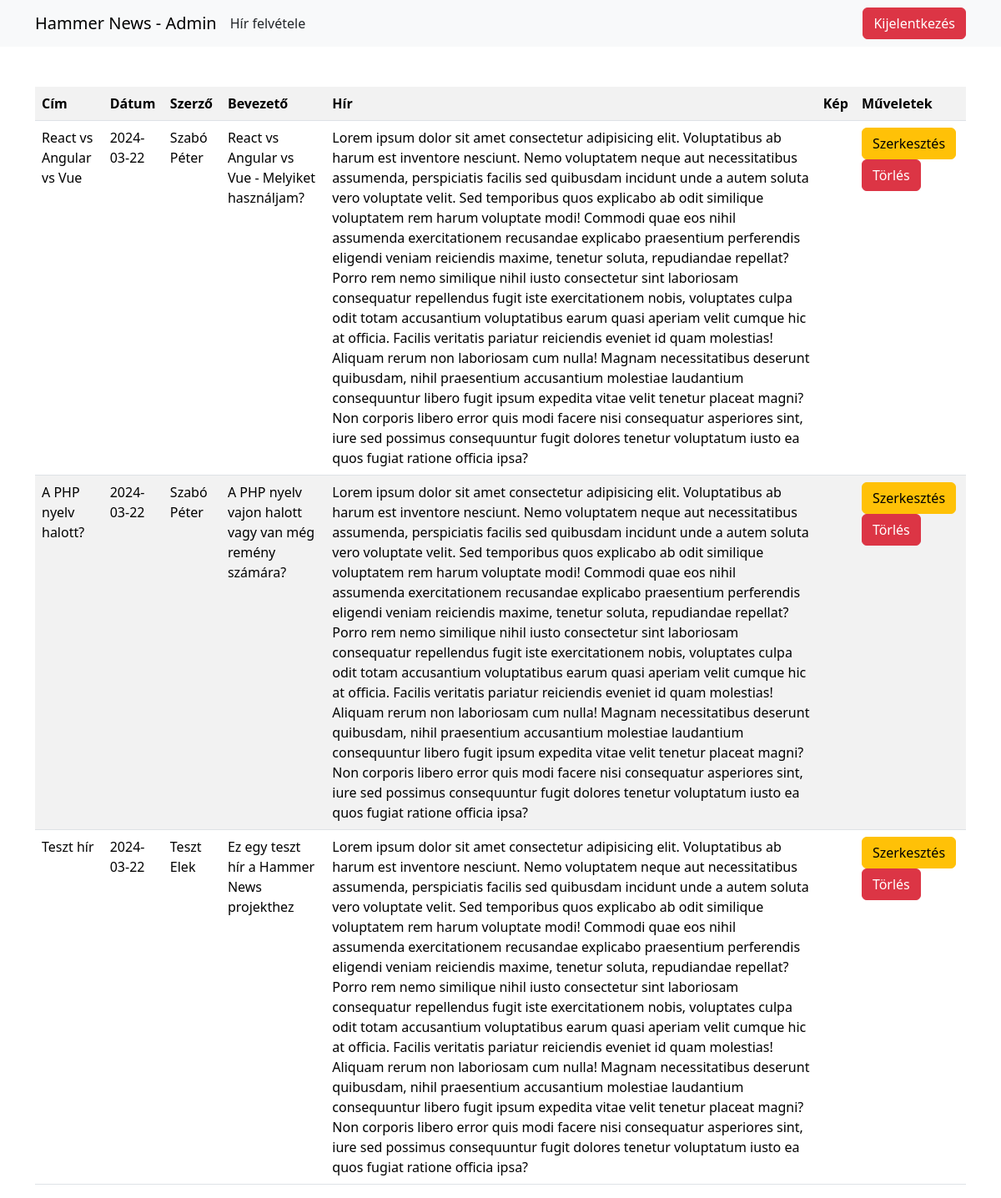
The page /admin/admin_index.php on the database its author committed.
### tables this page shows
CREATE TABLE `news` (
  `id` int(11) NOT NULL,
  `title` varchar(100) NOT NULL,
  `author` varchar(100) NOT NULL,
  `date` date NOT NULL DEFAULT current_timestamp(),
  `intro` varchar(100) NOT NULL,
  `body` longtext NOT NULL,
  `image` varchar(100) NOT NULL
);

### class/Sql.php (called while the page is built, shortened)
<?php
class Sql extends Database
{
    public function getNews()
    {
        $con = parent::connect();
        $res = $con->prepare("SELECT * FROM news ORDER BY id DESC");
        $res->execute();
        $news = $res->fetchAll();
        return $news;
    }
}

### admin/admin_index.php (the view, shortened to what this page needs)
<?php
require "../class/Sql.php";
$sql = new Sql();
$news = $sql->getNews();
?>
<!DOCTYPE html>
<html lang="en">
<head>
    <link rel="stylesheet" href="https://cdn.jsdelivr.net/npm/bootstrap@5.3.2/dist/css/bootstrap.min.css">
</head>
<body>
    <nav class="navbar navbar-expand-lg bg-body-tertiary">
        <div class="container">
            <a class="navbar-brand" href="#">Hammer News - Admin</a>
            <a class="nav-link" href="admin_insert.php">Hír felvétele</a>
            <div class="collapse navbar-collapse" id="navbarNav">
                <ul class="navbar-nav ms-auto">
                    <li class="nav-item">
                        <form action="" method="POST">
                            <button class="btn btn-danger" name="logout">Kijelentkezés</button>
                        </form>
                    </li>
                </ul>
            </div>
        </div>
    </nav>
    <div class="container mt-5">
        <table class="table table-striped mx-auto">
            <tr>
                <th>Cím</th>
                <th>Dátum</th>
                <th>Szerző</th>
                <th>Bevezető</th>
                <th>Hír</th>
                <th>Kép</th>
                <th>Műveletek</th>
            </tr>
            <?php foreach ($news as $new) : ?>
                <tr>
                    <td><?php echo $new['title'];  ?></td>
                    <td><?php echo $new['date'];  ?></td>
                    <td><?php echo $new['author'];  ?></td>
                    <td><?php echo $new['intro'];  ?></td>
                    <td><?php echo $new['body'];  ?></td>
                    <td><img src="<?php echo $new['image'];  ?>" alt="" width="100"></td>
                    <td>
                        <a href="admin_edit.php?id=<?php echo $new['id']; ?>" class="btn btn-warning">Szerkesztés</a>
                        <a href="admin_delete.php?id=<?php echo $new['id']; ?>" class="btn btn-danger">Törlés</a>
                    </td>
                </tr>
            <?php endforeach; ?>
        </table>
    </div>
</body>
</html>

### rows shown on the page
news: title "React vs Angular vs Vue", date "2024-03-22", author "Szabó Péter", intro "React vs Angular vs Vue - Melyiket használjam?", body "Lorem ipsum dolor sit amet consectetur adipisicing elit. Voluptatibus ab harum est inventore nesciunt. Nemo voluptatem neque aut necessitatibus assumenda, perspiciatis facilis sed quibusdam incidunt unde a autem soluta vero voluptate velit. Sed temporibus quos explicabo ab odit similique voluptatem rem harum voluptate modi! Commodi quae eos nihil assumenda exercitationem recusandae explicabo praesentium perferendis eligendi veniam reiciendis maxime, tenetur soluta, repudiandae repellat? Porro rem nemo similique nihil iusto consectetur sint laboriosam consequatur repellendus fugit iste exercitationem nobis, voluptates culpa odit totam accusantium voluptatibus earum quasi aperiam velit cumque…"
news: title "A PHP nyelv halott?", date "2024-03-22", author "Szabó Péter", intro "A PHP nyelv vajon halott vagy van még remény számára?", body "Lorem ipsum dolor sit amet consectetur adipisicing elit. Voluptatibus ab harum est inventore nesciunt. Nemo voluptatem neque aut necessitatibus assumenda, perspiciatis facilis sed quibusdam incidunt unde a autem soluta vero voluptate velit. Sed temporibus quos explicabo ab odit similique voluptatem rem harum voluptate modi! Commodi quae eos nihil assumenda exercitationem recusandae explicabo praesentium perferendis eligendi veniam reiciendis maxime, tenetur soluta, repudiandae repellat? Porro rem nemo similique nihil iusto consectetur sint laboriosam consequatur repellendus fugit iste exercitationem nobis, voluptates culpa odit totam accusantium voluptatibus earum quasi aperiam velit cumque…"
news: title "Teszt hír", date "2024-03-22", author "Teszt Elek", intro "Ez egy teszt hír a Hammer News projekthez", body "Lorem ipsum dolor sit amet consectetur adipisicing elit. Voluptatibus ab harum est inventore nesciunt. Nemo voluptatem neque aut necessitatibus assumenda, perspiciatis facilis sed quibusdam incidunt unde a autem soluta vero voluptate velit. Sed temporibus quos explicabo ab odit similique voluptatem rem harum voluptate modi! Commodi quae eos nihil assumenda exercitationem recusandae explicabo praesentium perferendis eligendi veniam reiciendis maxime, tenetur soluta, repudiandae repellat? Porro rem nemo similique nihil iusto consectetur sint laboriosam consequatur repellendus fugit iste exercitationem nobis, voluptates culpa odit totam accusantium voluptatibus earum quasi aperiam velit cumque…"
